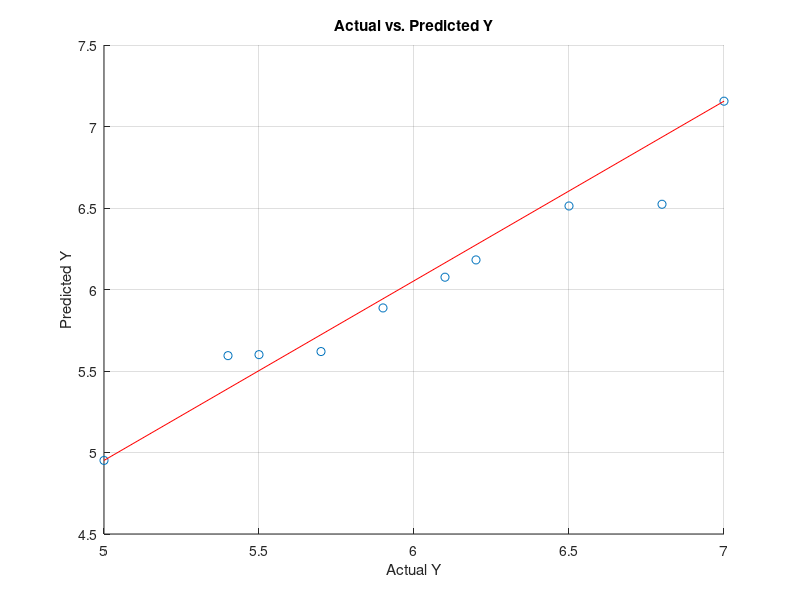

This figure's MATLAB source:
% Multivariable Linear regression
clear, clc

x = [2.5,1.8,3.2;3,2,2.8;2.8,1.5,3;2.2,1.7,2.5;2.6,1.9,2.7;3.2,2.2,2.9;2.9,1.6,3.1;2.7,1.8,2.4;3.5,2.3,3.5;3.1,2.1,3.3];
y = [5.7,6.2,5.9,5,5.4,6.8,6.1,5.5,7,6.5]';
n = size(x, 2); % Number of features (columns)

Coeff = zeros(n + 1, n + 1); % Coefficient matrix

% Fill the first row and column of Coeff
Coeff(1, 1) = length(y);
Coeff(2:end, 1) = sum(x)';
Coeff(1, 2:end) = sum(x);

% Fill the remaining cells of Coeff
for i = 2:n+1
    for j = 2:n+1
        Coeff(i, j) = x(:, i-1)' * x(:, j-1);
    end
end

Ans = ones(n + 1, 1); % Answer vector
Ans(1) = sum(y);
Ans(2:end) = x' * y;

Final = Coeff \ Ans;
disp(Final);

y_new = ones(length(y),1);
for i = 1:length(y)
    y_new(i) = Final(1) + Final(2)*x(i,1) + Final(3)*x(i,2) + Final(4)*x(i,3);
end

scatter(y, y_new);
hold on
plot([min(y), max(y)], [min(y_new), max(y_new)], 'r'); % Plotting regression line
xlabel('Actual Y');
ylabel('Predicted Y');
title('Actual vs. Predicted Y');
grid on;
